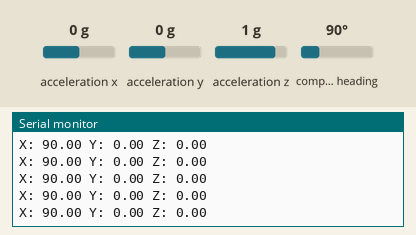
The sketch below on a simulated Arduino Uno, built with avr-gcc and run on an emulated ATmega328P. Shown: the last lines printed to the serial monitor. Inputs (shaded band) come from the test bench; at power-on: acceleration x 0 g, acceleration y 0 g, acceleration z 1 g, compass heading 90°.

Above: at 2.2 s.
2.3 s: acceleration x set to -1.4 g
At 2.45 s:
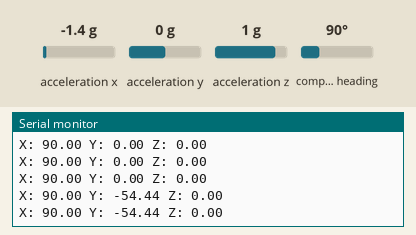
3.8 s: acceleration y set to -1.4 g
At 3.89 s:
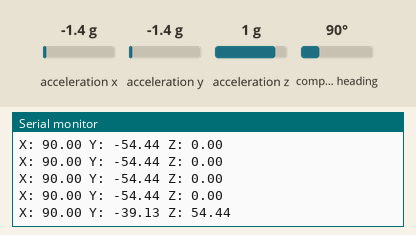
5.3 s: acceleration z set to -1.4 g
At 5.33 s:
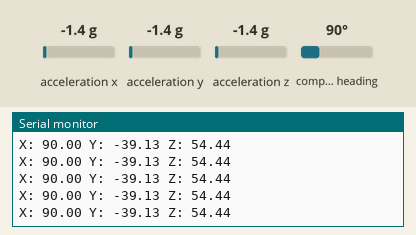
6.8 s: compass heading set to 7°
At 6.88 s:
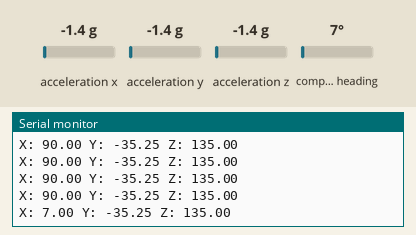
Timing chart, 0 to 9.3 s (numbered marks = the images above; inputs shaded):
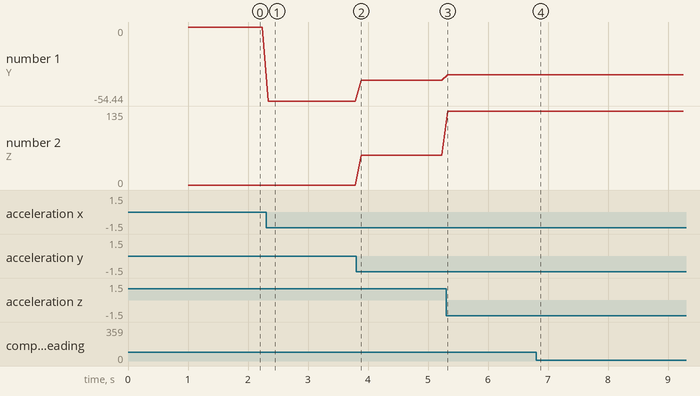

Measured:
- after the input at 2.3 s, the serial monitor: prints a new line at once (image 1)
- after the input at 3.8 s, the serial monitor: prints a new line after 0.09 s (image 2)
- after the input at 6.8 s, the serial monitor: prints a new line after 0.08 s (image 4)
- plotted number 1: 0 → -54.44 after the input at 2.3 s, -54.44 → -39.13 after the input at 3.8 s, -39.13 → -35.25 after the input at 5.3 s
- plotted number 2: 0 → 54.44 after the input at 3.8 s, 54.44 → 135 after the input at 5.3 s

The sketch:

Shortcute.ino
```cpp
#include <Wire.h>
#include <Adafruit_Sensor.h>
#include <Adafruit_BNO055.h>
#include <utility/imumaths.h>

/* This driver reads raw data from the BNO055

   Connections
   ===========
   Connect SCL to analog 5
   Connect SDA to analog 4
   Connect VDD to 3.3V DC
   Connect GROUND to common ground

   History
   =======
   2015/MAR/03  - First release (KTOWN)
*/

/* Set the delay between fresh samples */
#define BNO055_SAMPLERATE_DELAY_MS (100)

// Check I2C device address and correct line below (by default address is 0x29 or 0x28)
//                                   id, address
Adafruit_BNO055 bno = Adafruit_BNO055(-1, 0x28, &Wire);
void setup(void)
{
  Serial.begin(115200);
  while (!Serial) delay(10);  // wait for serial port to open!
  /* Initialise the sensor */
  if(!bno.begin())
  {
    //There was a problem detecting the BNO055 ... check your connections
    Serial.print("Ooops, no BNO055 detected ... Check your wiring or I2C ADDR!");
    while(1);
  }

  delay(1000);

  //LOWPOWERMODE
  // bno.setExtCrystalUse(true);
}

void loop()
{
  imu::Vector<3> euler = bno.getVector(Adafruit_BNO055::VECTOR_EULER);
float xaxis = euler.x();
float yaxis = euler.y();
float zaxis = euler.z();
  /* Display the floating point data */
  Serial.print("X: ");
  Serial.print(xaxis);
  Serial.print(" Y: ");
  Serial.print(euler.y());
  Serial.print(" Z: ");
  Serial.print(euler.z());
  Serial.println("");
  delay(BNO055_SAMPLERATE_DELAY_MS);
}
```
